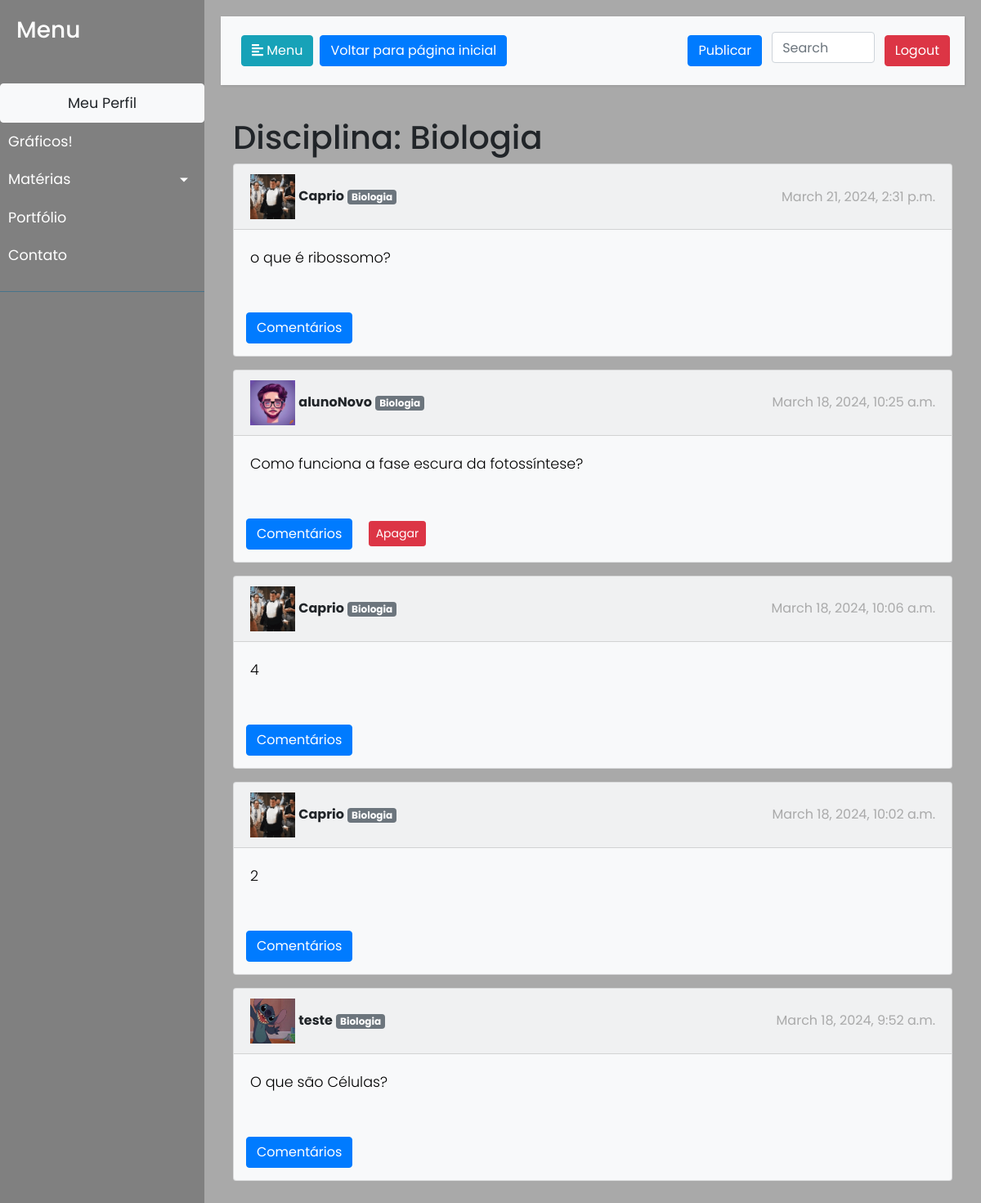
The page /auth/disciplina/Biologia/ (signed in) on the database its author committed.
### usuarios/models.py (models this page shows, shortened)
class Disciplina(models.Model):
    nome = models.CharField(max_length=100)

class Post(models.Model):
    author = models.ForeignKey(User, on_delete=models.CASCADE, related_name='posts')
    content = models.TextField()
    date = models.DateTimeField(default=timezone.now)
    disciplinas = models.ManyToManyField(Disciplina, related_name='posts')

class Pessoa(models.Model):
    user = models.OneToOneField(User, on_delete=models.CASCADE)
    foto_perfil = models.ImageField(upload_to='perfil/', default='usuarios/static/ppic.png')
    qualificacao = models.CharField(max_length=50)
    semestre = models.IntegerField(null=True, blank=True)
    email = models.EmailField(max_length=254, blank=True, null=True)  # Adicione esta linha para o e-mail

### usuarios/views.py (the view)
# urls.py: path('disciplina/<str:nome_disciplina>/', views.filtrar_disciplina, name='filtrar_disciplina'),
def filtrar_disciplina(request, nome_disciplina):
    disciplina = get_object_or_404(Disciplina, nome=nome_disciplina)
    disciplinas = Disciplina.objects.all()  # Obtém as disciplinas
    posts = Post.objects.filter(disciplinas=disciplina).order_by('-date')
    context = {
        'posts': posts,
        'nome_disciplina': nome_disciplina,
        'disciplinas': disciplinas,
    }
    return render(request, 'filtrado.html', context)

### usuarios/templates/filtrado.html (shortened to what this page needs)
{% load static %}
<!DOCTYPE html>
<html>
<head>
<link rel="stylesheet" href="https://stackpath.bootstrapcdn.com/bootstrap/4.1.0/css/bootstrap.min.css" >
<link rel='stylesheet' href='https://stackpath.bootstrapcdn.com/bootstrap/4.1.0/css/bootstrap.min.css'>
</head>
<body>
    <div class="wrapper">
        <nav id="sidebar">
            <div class="sidebar-header">
                <h3>Menu</h3>
            </div>
            <ul class="list-unstyled components">
                <li class="active">
                <li>
                    {% if user.is_authenticated %}
                    <a href="{% url 'auth:perfil' user.id %}" class="btn btn-light">Meu Perfil</a>
                    {% endif %}
                </li>
                <li>
                    <a href="{% url 'auth:feed2'%}">Gráficos!</a>
                </li>
                <li>
                    <a href="#disciplinasSubmenu" data-toggle="collapse" aria-expanded="false" class="dropdown-toggle">Matérias</a>
                </li>
                <li>
                    <a href="#">Portfólio</a>
                </li>
                <li>
                    <a href="#">Contato</a>
                </li>
            </ul>
        </nav>
        <div id="content">
            <nav class="navbar navbar-expand-lg navbar-light bg-light">
                <div class="container-fluid">
                    <button type="button" id="sidebarCollapse" class="btn btn-info">
                        <i class="fas fa-align-left"></i>
                        <span>Menu</span>
                    </button>
                    <a href="{% url 'auth:feed2'%}" class="btn btn-primary m-2">Voltar para página inicial</a>
                </div>
                <form class="d-flex" action="{% url 'feed' %}" method="GET">
                    <a href="{% url 'auth:publicate' %}" class="btn btn-primary m-2">Publicar</a>
                    <input class="form-control m-1 search-bar" type="search" placeholder="Search" aria-label="Search" name="pesquisa">
                    <a href="/auth/logout" class="btn btn-danger m-2">Logout</a>
                </form>
            </nav>
            <main class="container">
                <h1>Disciplina: {{ nome_disciplina }}</h1>
                {% for post in posts %}
                <div class="card bg-light mb-3">
                    <div class="card-header d-flex justify-content-between align-items-center">
                        <span>
                            <img src="{% if post.author.pessoa.foto_perfil %}{{ post.author.pessoa.foto_perfil.url }}{% else %}{% static 'usuarios/static/ppic.png' %}{% endif %}" alt="Foto de perfil" width="55px">
                            <strong>{{ post.author }}</strong>
                            {% for disciplina in post.disciplinas.all %}
                                <span class="badge badge-secondary">{{ disciplina.nome }}</span>
                            {% endfor %}
                        </span>
                        <span style="color: #808080a1">{{ post.date }}</span>
                    </div>
                    <div class="card-body">
                        <p class="card-text" style="text-align: justify;">{{ post.content }}</p>
                    </div>
                    <div class="row mt-3">
                        <div class="col">
                            <a href="{% url 'auth:exibir_respostas' post.id %}" class="btn btn-primary" style="margin:15px">Comentários</a>
                            {% if request.user == post.author or request.user.is_superuser %}
                            <a href="{% url 'auth:delete_post' post.id %}" class="btn btn-danger btn-sm">Apagar</a>
                            {% endif %}
                        </div>
                    </div>
                </div>
                {% endfor %}
            </main>
    </div>
</body>
</html>

### usuarios/templates/filtrado.html (style rules this page uses)
body { font-family: 'Poppins', sans-serif; background: #A9A9A9; }
p { font-family: 'Poppins', sans-serif; font-size: 1.1em; font-weight: 300; line-height: 1.7em; color: #000; }
a, a:hover, a:focus { color: inherit; text-decoration: none; transition: all 0.3s; }
.navbar { padding: 15px 10px; background: #fff; border: none; border-radius: 0; margin-bottom: 40px; box-shadow: 1px 1px 3px rgba(0, 0, 0, 0.1); }
.wrapper { display: flex; width: 100%; align-items: stretch; }
#sidebar { min-width: 250px; max-width: 250px; background: #808080; color: #fff; transition: all 0.3s; }
#sidebar .sidebar-header { padding: 20px; background: #808080; }
#sidebar ul.components { padding: 20px 0; border-bottom: 1px solid #47748b; }
#sidebar ul li a { padding: 10px; font-size: 1.1em; display: block; }
a[data-toggle="collapse"] { position: relative; }
.dropdown-toggle::after { display: block; position: absolute; top: 50%; right: 20px; transform: translateY(-50%); }
#content { width: 100%; padding: 20px; min-height: 100vh; transition: all 0.3s; }

### rows shown on the page
Disciplina: nome "Biologia"
Post: author.foto_perfil (picture), author "Caprio", date "March 21, 2024, 2:31 p.m.", content "o que é ribossomo?"
Post: author.foto_perfil (picture), author "alunoNovo", date "March 18, 2024, 10:25 a.m.", content "Como funciona a fase escura da fotossíntese?", shows "Apagar"
Post: author.foto_perfil (picture), author "Caprio", date "March 18, 2024, 10:06 a.m.", content "4"
Post: author.foto_perfil (picture), author "Caprio", date "March 18, 2024, 10:02 a.m.", content "2"
Post: author.foto_perfil (picture), author "teste", date "March 18, 2024, 9:52 a.m.", content "O que são Células?"
